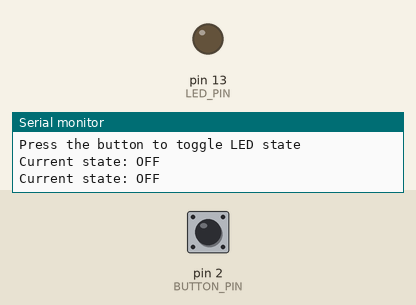
This program was run on a simulated Arduino Uno, built with avr-gcc and run on an emulated ATmega328P. Shown: output pins drawn as LEDs (lit = HIGH), the last lines printed to the serial monitor. The test bench sets the inputs (shaded band); at power-on: pin 2 (BUTTON_PIN) HIGH.

Above: at 1.2 s.
1.3 s: pin 2 (BUTTON_PIN) pulled LOW for 0.15 s
At 2.0 s:
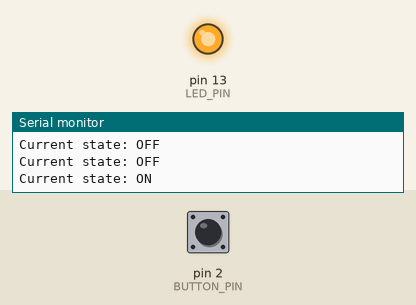
2.9 s: pin 2 (BUTTON_PIN) pulled LOW for 1 s
At 3.2 s:
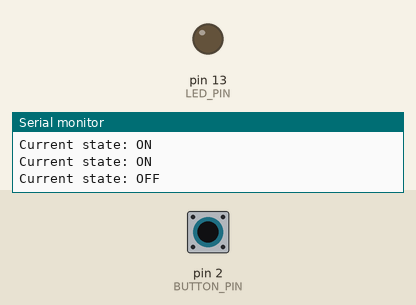
5.4 s: pin 2 (BUTTON_PIN) pulled LOW for 3.2 s
At 6.3 s:
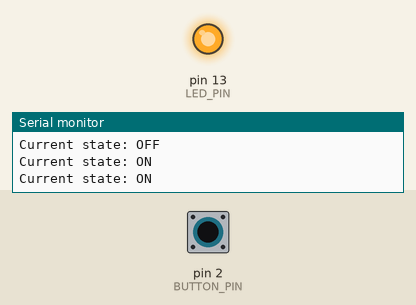
Timing chart, 0 to 8.4 s (numbered marks = the images above; inputs shaded):
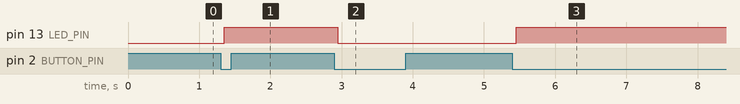

The program:

main.cpp
```cpp
#include <Arduino.h>
#include "uart_helpers.h"
#include "state_machine.h"

// Pin definitions
#define BUTTON_PIN  2   // Button connected to digital pin 2
#define LED_PIN     13  // LED connected to digital pin 13 (built-in LED)

// Timing for status updates
unsigned long lastStatusUpdate = 0;
const unsigned long updateInterval = 500; // Print status every 500ms

void setup() {
  // Initialize UART for printf
  setup_uart_stdio();

  // Initialize the state machine
  initStateMachine(BUTTON_PIN, LED_PIN);

  // Print welcome message
  printf("FSM LED Control System\n");
  printf("Press the button to toggle LED state\n");
}

void loop() {
  // Update the state machine (check for button presses)
  updateStateMachine();

  // Print status periodically
  unsigned long currentMillis = millis();
  if (currentMillis - lastStatusUpdate >= updateInterval) {
    lastStatusUpdate = currentMillis;
    printf("Current state: %s\n", getStateString());
  }
}
```

state_machine.h
```cpp
#ifndef STATE_MACHINE_H
#define STATE_MACHINE_H

#include <Arduino.h>

// States for LED control
typedef enum {
    STATE_OFF = 0,
    STATE_ON = 1
} LedState;

// Initialize the state machine and set up pins
void initStateMachine(uint8_t buttonPin, uint8_t ledPin);

// Update the state machine (called in the main loop)
void updateStateMachine();

// Get the current state (for display)
LedState getCurrentState();

// Get a string representation of the current state
const char* getStateString();

#endif // STATE_MACHINE_H 
```

uart_helpers.h
```cpp
#ifndef UART_HELPERS_H
#define UART_HELPERS_H

#include <Arduino.h>
#include <stdio.h>

// Setup printf to use Arduino Serial
#ifndef PRINTF_BUF_SIZE
#define PRINTF_BUF_SIZE 64
#endif

// Function to redirect printf to Serial
int uart_putchar(char c, FILE *stream);

// Function to redirect stdin to Serial
int uart_getchar(FILE *stream);

// Initialize stdio for uart
void setup_uart_stdio();

extern FILE uart_output;
extern FILE uart_input;

#endif // UART_HELPERS_H 
```

state_machine.cpp
```cpp
#include "state_machine.h"

// Pin definitions
static uint8_t _buttonPin;
static uint8_t _ledPin;

// State machine variables
static LedState _currentState = STATE_OFF;
static unsigned long _lastDebounceTime = 0;
static const unsigned long _debounceDelay = 50; // debounce time in ms
static int _lastButtonState = HIGH; // assuming pull-up resistor
static int _buttonState = HIGH;     // assuming pull-up resistor

void initStateMachine(uint8_t buttonPin, uint8_t ledPin) {
    _buttonPin = buttonPin;
    _ledPin = ledPin;

    // Initialize pins
    pinMode(_buttonPin, INPUT_PULLUP);
    pinMode(_ledPin, OUTPUT);

    // Set initial LED state
    digitalWrite(_ledPin, LOW); // LED starts OFF
}

void updateStateMachine() {
    // Read the button state
    int reading = digitalRead(_buttonPin);

    // Check if button state changed
    if (reading != _lastButtonState) {
        // Reset debounce timer
        _lastDebounceTime = millis();
    }

    // Check if enough time has passed for debounce
    if ((millis() - _lastDebounceTime) > _debounceDelay) {
        // If the button state has changed
        if (reading != _buttonState) {
            _buttonState = reading;

            // If the button is pressed (LOW due to pull-up)
            if (_buttonState == LOW) {
                // Toggle the state
                if (_currentState == STATE_OFF) {
                    _currentState = STATE_ON;
                    digitalWrite(_ledPin, HIGH);
                } else {
                    _currentState = STATE_OFF;
                    digitalWrite(_ledPin, LOW);
                }
            }
        }
    }

    // Save the reading for next comparison
    _lastButtonState = reading;
}

LedState getCurrentState() {
    return _currentState;
}

const char* getStateString() {
    return (_currentState == STATE_OFF) ? "OFF" : "ON";
} 
```

uart_helpers.cpp
```cpp
#include "uart_helpers.h"

// Setup FILE streams for stdin and stdout
FILE uart_output;
FILE uart_input;

// Function to redirect printf to Serial
int uart_putchar(char c, FILE *stream) {
  Serial.write(c);
  return 0;
}

// Function to redirect stdin to Serial
int uart_getchar(FILE *stream) {
  while (!Serial.available());
  return Serial.read();
}

void setup_uart_stdio() {
  // Initialize serial communication
  Serial.begin(9600);
  while (!Serial); // Wait for serial port to connect

  // Initialize stdio
  fdev_setup_stream(&uart_output, uart_putchar, NULL, _FDEV_SETUP_WRITE);
  fdev_setup_stream(&uart_input, NULL, uart_getchar, _FDEV_SETUP_READ);
  stdout = &uart_output;
  stdin = &uart_input;
} 
```

Measured:
- after the input at 1.3 s, pin 13 (LED_PIN): LOW → HIGH after 0.05 s
- after the input at 2.9 s, pin 13 (LED_PIN): HIGH → LOW after 0.05 s
- after the input at 5.4 s, pin 13 (LED_PIN): LOW → HIGH after 0.05 s
